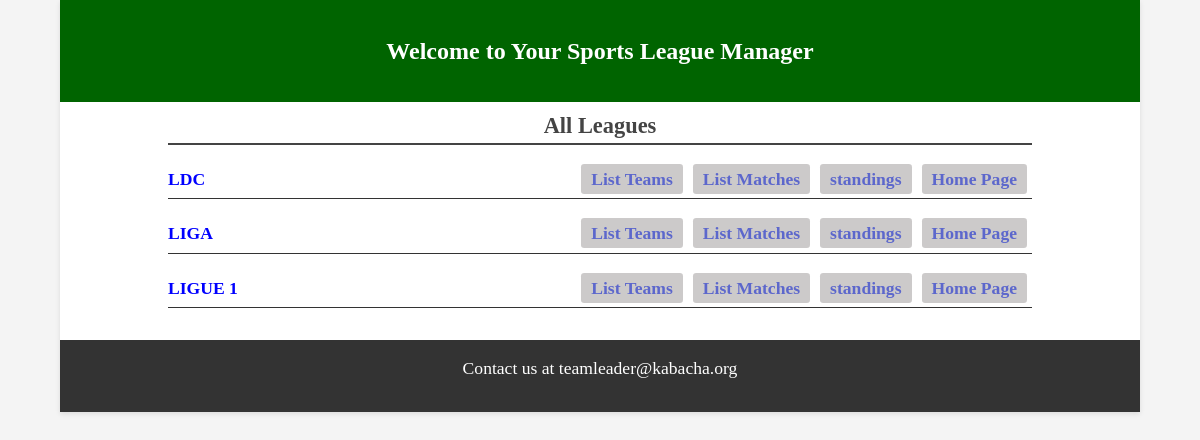
/all-leagues, run on an earlier commit of the app's database.
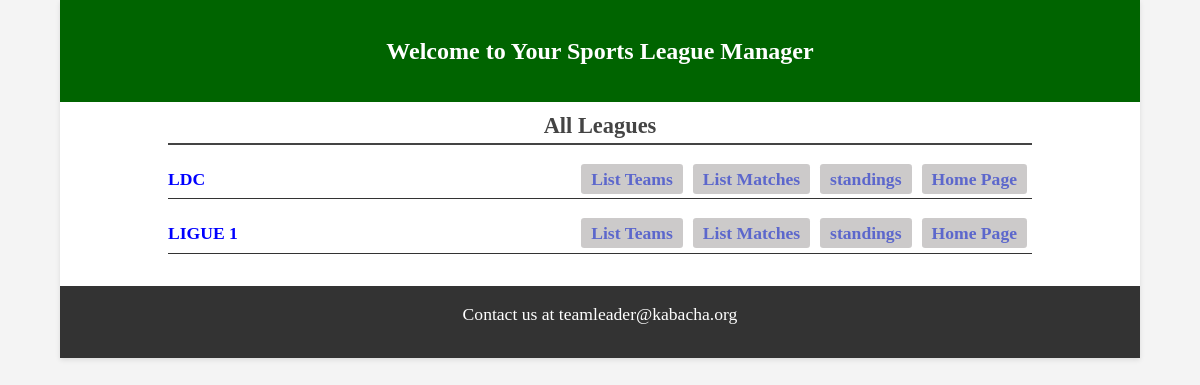
And on a later commit of the database.
### matches/models.py (models this page shows, shortened)
class League(models.Model):
    name = models.CharField(max_length=50, unique=True)
    number_of_teams = models.IntegerField()
    start_date = models.DateField()
    end_date = models.DateField()

### matches/views.py (the view)
# urls.py: path("all-leagues", ShowLeagueView.as_view(), name='allLeague'),
class ShowLeagueView(ListView):
    model = League
    template_name = 'matches/showLeague.html'
    context_object_name = 'leagues'

### matches/templates/matches/showLeague.html (shortened to what this page needs)
{% extends "matches/home.html" %}
{% block content %}
<div class="leagueall_detail">
  <h2>All Leagues</h2>
  <ul>
    {% for league in leagues %}
    <li>
      <div class="leaguename">
        <span>{{ league.name|upper }}</span>
      </div>
      <div class="league_detail">
        <span><a href="{% url 'teamList' league.id %}">List Teams</a></span>
        <span
          ><a href="{% url 'matchList' league.id%}">List Matches</a></span
        >
        <span
          ><a href="{% url 'leagueStandings' league.id %}"
            >standings</a
          ></span
        >
        <span><a href="{% url 'index' %}">Home Page</a></span>
      </div>
    </li>
    {% endfor %}
  </ul>
</div>
{% endblock %}

What changed in the data, as far as the page shows it:
removed League: name "LIGA"
